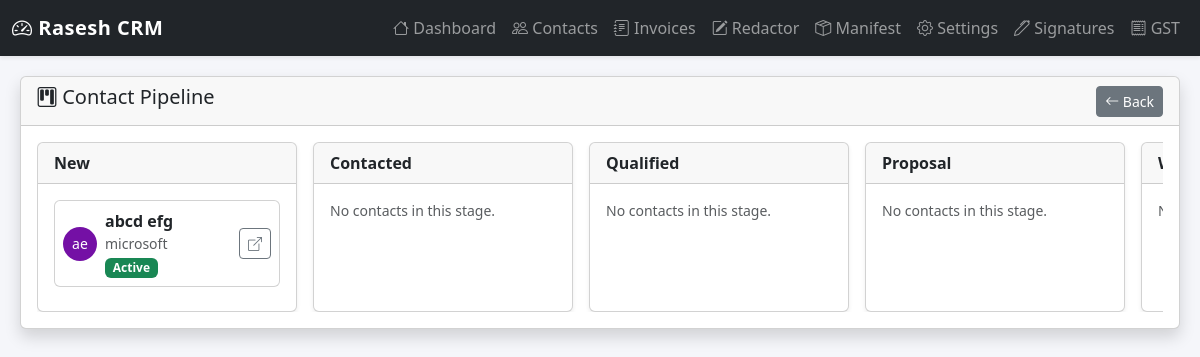
Screenshot of /contacts/pipeline with the database file from the repository.
### tables this page shows
CREATE TABLE contacts (
                id INTEGER PRIMARY KEY AUTOINCREMENT,
                name TEXT,
                phone TEXT,
                email TEXT,
                address TEXT
            , first_name_contact TEXT, last_name_contact TEXT, email_contact TEXT, phone_contact TEXT, company_contact TEXT, position_contact TEXT, address_contact TEXT, notes_contact TEXT, website_contact TEXT, business_card_front_contact TEXT, business_card_back_contact TEXT, face_image_contact TEXT, company_logo_contact TEXT, status TEXT DEFAULT "active", pipeline_stage TEXT DEFAULT "new");

### app/contacts.py (the view)
@contacts_bp.route("/pipeline")
def pipeline_board():
    with get_conn() as conn:
        c = conn.cursor()
        rows = c.execute("SELECT * FROM contacts ORDER BY id DESC").fetchall()
    stages = ["new", "contacted", "qualified", "proposal", "won", "lost"]
    board = {s: [] for s in stages}
    for r in rows:
        full_name = f"{r['first_name_contact']} {r['last_name_contact']}".strip()
        board[r["pipeline_stage"]].append({
            "id": r["id"],
            "name": full_name,
            "company": r["company_contact"],
            "status": r["status"],
            "avatar_color": avatar_color(full_name)
        })
    return render_template("contacts/pipeline.html", board=board)

### app/contacts.py (called while the page is built)
def get_conn():
    db_path = current_app.config["DATABASE"]
    conn = sqlite3.connect(db_path)
    conn.row_factory = sqlite3.Row
    ensure_contact_extra_tables(conn)
    return conn

def avatar_color(name):
    if not name:
        return "#6c757d"  # fallback gray
    h = hashlib.md5(name.encode()).hexdigest()
    r = int(h[:2], 16)
    g = int(h[2:4], 16)
    b = int(h[4:6], 16)
    return f"rgb({r},{g},{b})"

### templates/contacts/pipeline.html
{% extends 'base.html' %}
{% block content %}
<div class="card shadow">
  <div class="card-header d-flex justify-content-between align-items-center">
    <h5><i class="bi bi-kanban"></i> Contact Pipeline</h5>
    <a href="{{ url_for('contacts.contacts_list') }}" class="btn btn-sm btn-secondary">
      <i class="bi bi-arrow-left"></i> Back
    </a>
  </div>
  <div class="card-body">
    <div class="d-flex flex-row flex-nowrap gap-3" style="overflow-x: auto;">
      {% set stages = ['new','contacted','qualified','proposal','won','lost'] %}
      {% for st in stages %}
      <div class="card shadow-sm" style="min-width: 260px;">
        <div class="card-header text-capitalize fw-semibold">
          {{ st }}
        </div>
        <div class="card-body" style="max-height: 70vh; overflow-y: auto;">
          {% for c in board[st] %}
          <div class="card mb-2">
            <div class="card-body p-2 d-flex align-items-center">
              <div class="rounded-circle text-white d-flex justify-content-center align-items-center me-2"
                   style="
                     width: 34px;
                     height: 34px;
                     font-size: 14px;
                     background: {{ c.avatar_color }};
                   ">
                {{ c.name.split(' ')[0][:1] }}{{ c.name.split(' ')[-1][:1] }}
              </div>
              <div class="flex-grow-1">
                <div class="fw-semibold">{{ c.name }}</div>
                <div class="small text-muted">{{ c.company or '' }}</div>
                {% set s = c.status or 'active' %}
                {% if s == 'active' %}
                  <span class="badge bg-success">Active</span>
                {% elif s == 'lead' %}
                  <span class="badge bg-info text-dark">Lead</span>
                {% elif s == 'customer' %}
                  <span class="badge bg-primary">Customer</span>
                {% elif s == 'inactive' %}
                  <span class="badge bg-secondary">Inactive</span>
                {% else %}
                  <span class="badge bg-dark">{{ s }}</span>
                {% endif %}
              </div>
              <a href="{{ url_for('contacts.view_contact', id=c.id) }}"
                 class="btn btn-sm btn-outline-secondary ms-2">
                <i class="bi bi-box-arrow-up-right"></i>
              </a>
            </div>
          </div>
          {% else %}
          <div class="text-muted small">No contacts in this stage.</div>
          {% endfor %}
        </div>
      </div>
      {% endfor %}
    </div>
  </div>
</div>
{% endblock %}

### templates/base.html (style rules this page uses)
body { background-color: #f5f6fa; }

### rows the page displays
contacts: name "a", name "e", name "abcd efg", company_contact "microsoft", status "Active"

### other values shown
{{ st }} "New" "Contacted" "Qualified" "Proposal"
